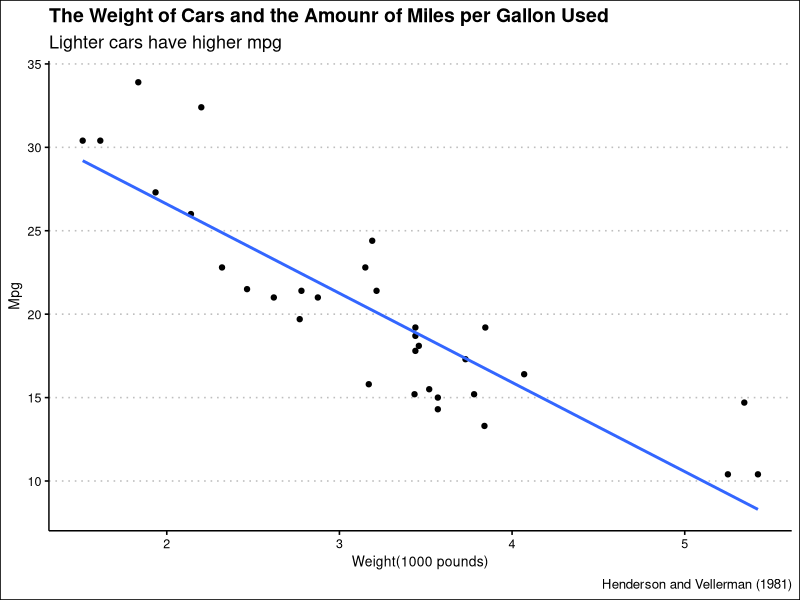

Recreate this plot in R.
## ---- chunk 1
#| label: induction

library(tidyverse)
library(ggthemes)
## ---- chunk 2
#| label: car-plot

mtcars|>
  select(mpg, wt)|>
  ggplot(
    aes(x = wt, y = mpg)
  )+
  geom_point()+
  geom_smooth(method = "lm", formula = y~x, se = FALSE)+
  theme_clean()+
  labs(
    title = "The Weight of Cars and the Amounr of Miles per Gallon Used",
    subtitle = "Lighter cars have higher mpg",
    x = "Weight(1000 pounds)", y = "Mpg",
    caption = "Henderson and Vellerman (1981)"
  )
